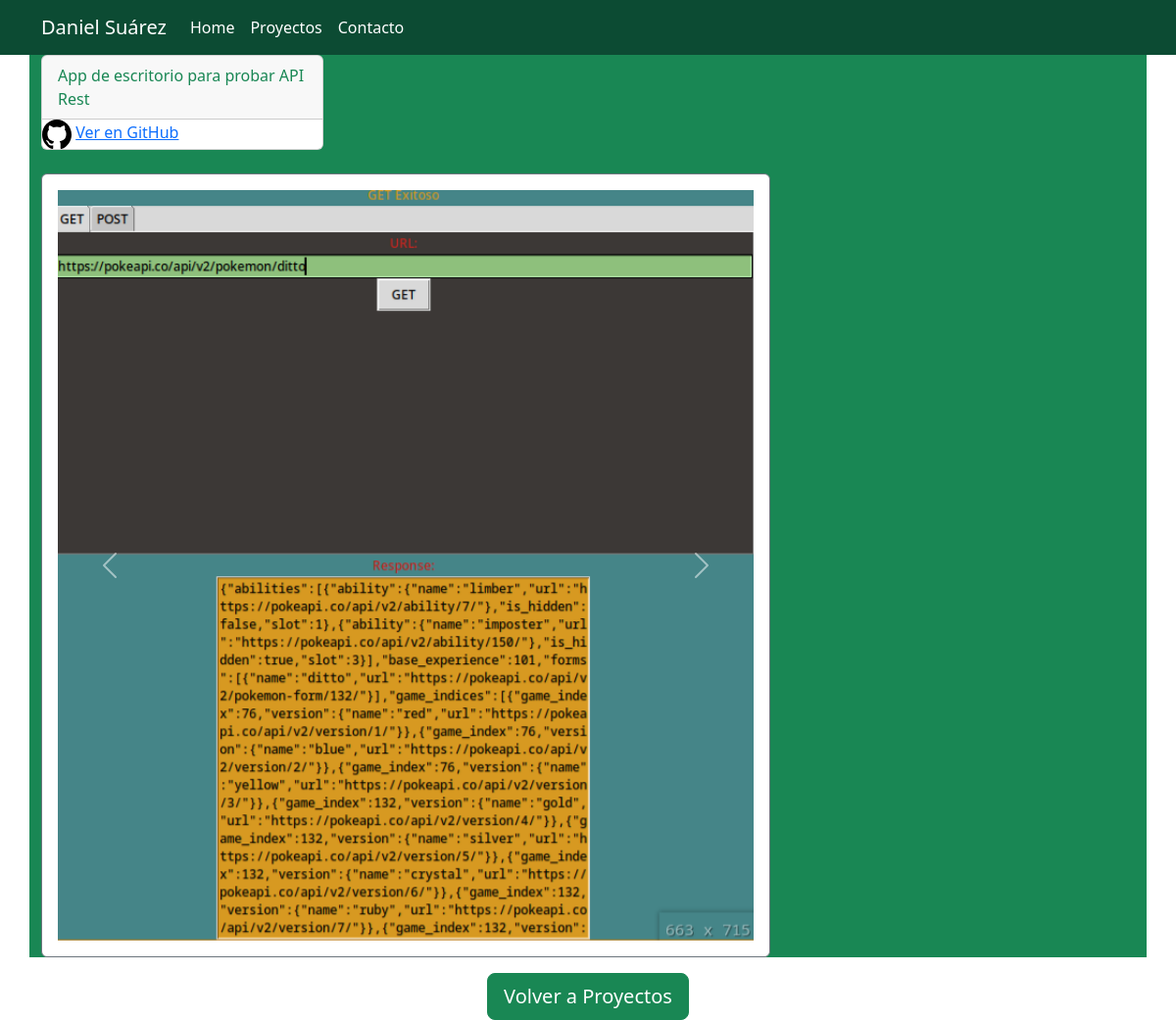
The app's page /project-datails/5 with its own data.
### projects/models.py (models this page shows, shortened)
class Project(models.Model):
    title = models.CharField(max_length=100)
    description = models.TextField()
    github_link = models.URLField(blank=True, null=True)
    project_online = models.URLField(blank=True, null=True)
    youtube_embed = models.TextField(blank=True, null=True)
    MEDIA_CHOICES = [('image', 'Image'), ('video', 'Video')]
    media_type = models.CharField(max_length=20, choices=MEDIA_CHOICES)

class ProjectMedia(models.Model):
    project = models.ForeignKey(Project, related_name='media', on_delete=models.CASCADE, validators=[validate_media_count])
    media_type = models.CharField(max_length=20, choices=Project.MEDIA_CHOICES)
    image = models.ImageField(upload_to='project_images/', blank=True, null=True)
    video_url = models.URLField(blank=True, null=True)

### projects/views.py (the view)
# urls.py: path("project-datails/<int:project_id>", views.project_detail, name = 'project-details'),
def project_detail(request, project_id):
    project = Project.objects.get(pk=project_id)
    media = ProjectMedia.objects.filter(project=project)
    context = {
            'project': project,
            'media': media,
            }
    return render(request, 'projects/project_detail.html', context)

### projects/templates/projects/project_detail.html (shortened to what this page needs)
{% extends 'home/base.html' %}
{% load static %}
{% block content %}
{% if media.0.media_type == 'image' %}
<div class="bg-success container">
<div class="card justify-content-center" style="width: 18rem;">
  <div class="card-header text-success">
    {{ project.title }}
  </div>
  {% if project.github_link %}
    <div>
      <span>
        <img src="{% static 'svg/github.svg' %}" alt="GitHub Icon" width="30" height="30">
      </span>
      <span>
        <a href="{{ project.github_link }}" target="_blank">Ver en GitHub</a>
      </span>
    </div>
  {% endif %}
  </div>
  <div class="bg-successrow justify-content-center">
    <div class="col-lg-8">
      <div class="card border-secondary">
        <div class="card-body">
          <div class="carousel slide" id="carouselExample" data-bs-ride="carousel">
            <div class="carousel-inner">
              {% for media in media %}
                <div class="carousel-item active">
                  <img src="{{ media.image.url }}" class="d-block w-100" alt="..." >
                </div>
              {% endfor %}
            </div>
            <button class="carousel-control-prev" type="button" data-bs-target="#carouselExample" data-bs-slide="prev">
              <span class="carousel-control-prev-icon" aria-hidden="true"></span>
            </button>
            <button class="carousel-control-next" type="button" data-bs-target="#carouselExample" data-bs-slide="next">
              <span class="carousel-control-next-icon" aria-hidden="true"></span>
            </button>
          </div>
        </div>
      </div>
    </div>
  </div>
{% endif %}
</div>
<div class="d-flex justify-content-center mt-3">
  <a href="{% url 'projects' %}" class="btn btn-success btn-lg">Volver a Proyectos</a>
</div>
{% endblock %}

### records on screen
Project: title "App de escritorio para probar API Rest"
ProjectMedia: image (picture)
